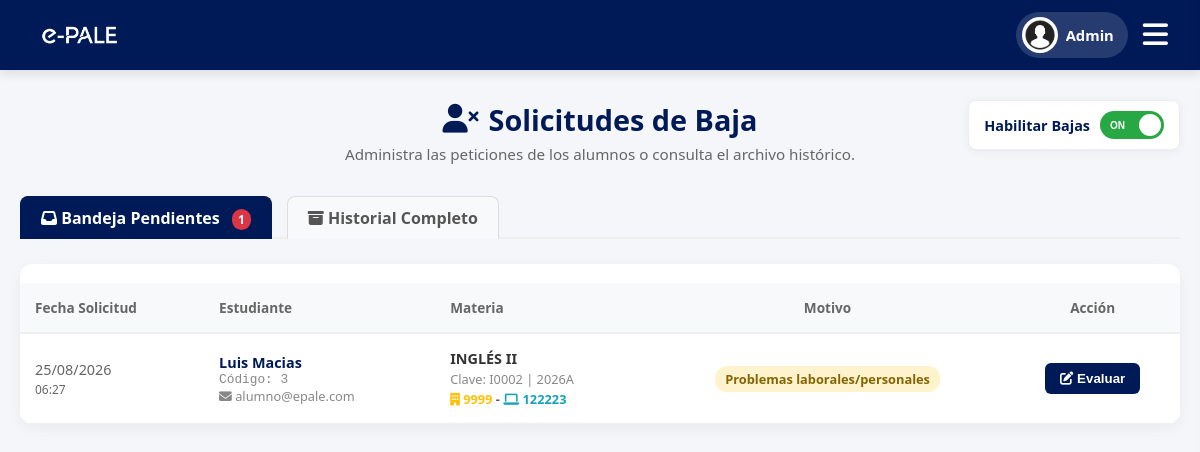
Page /admin/solicitudes.php (signed in) on the earlier database version.
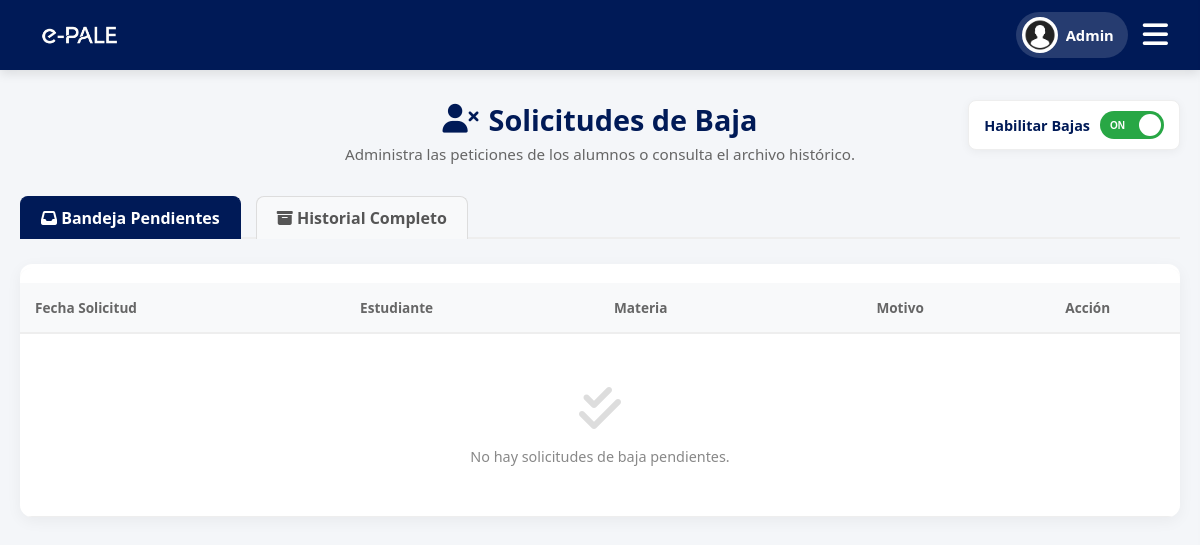
Same page on the later database version.
### tables this page shows
CREATE TABLE IF NOT EXISTS `solicitudes_bajas` (
  `solicitud_id` int NOT NULL AUTO_INCREMENT,
  `inscripcion_id` int NOT NULL,
  `motivo` varchar(255) NOT NULL,
  `descripcion` text,
  `estatus` enum('PENDIENTE','APROBADA','RECHAZADA','CANCELADA') DEFAULT 'PENDIENTE',
  `respuesta_admin` text,
  `fecha_solicitud` timestamp NULL DEFAULT CURRENT_TIMESTAMP,
  `fecha_respuesta` timestamp NULL DEFAULT NULL,
  PRIMARY KEY (`solicitud_id`),
  KEY `inscripcion_id` (`inscripcion_id`)
);

CREATE TABLE IF NOT EXISTS `usuarios` (
  `usuario_id` int NOT NULL AUTO_INCREMENT,
  `codigo` varchar(20) DEFAULT NULL,
  `nombre` varchar(50) NOT NULL,
  `apellido_paterno` varchar(50) NOT NULL,
  `apellido_materno` varchar(50) DEFAULT NULL,
  `correo` varchar(100) NOT NULL,
  `password` varchar(255) DEFAULT NULL,
  `telefono` varchar(20) DEFAULT NULL,
  `rol` enum('ADMIN','PROFESOR','ALUMNO') NOT NULL,
  `estatus` enum('ACTIVO','INACTIVO') DEFAULT 'ACTIVO',
  `genero` enum('MASCULINO','FEMENINO','OTRO') DEFAULT NULL,
  `periodo_ingreso` varchar(20) DEFAULT NULL,
  `foto_perfil` varchar(255) DEFAULT NULL,
  `google_id` varchar(255) DEFAULT NULL,
  `fecha_creacion` timestamp NULL DEFAULT CURRENT_TIMESTAMP,
  `fecha_cambio_password` timestamp NULL DEFAULT NULL,
  PRIMARY KEY (`usuario_id`),
  UNIQUE KEY `correo` (`correo`),
  UNIQUE KEY `codigo` (`codigo`)
);

CREATE TABLE IF NOT EXISTS `materias` (
  `materia_id` int NOT NULL AUTO_INCREMENT,
  `clave` varchar(10) NOT NULL,
  `nombre` varchar(50) NOT NULL,
  `nivel` int NOT NULL,
  PRIMARY KEY (`materia_id`),
  UNIQUE KEY `clave` (`clave`)
);

CREATE TABLE IF NOT EXISTS `ciclos` (
  `ciclo_id` int NOT NULL AUTO_INCREMENT,
  `nombre` varchar(10) NOT NULL,
  `activo` tinyint(1) DEFAULT '1',
  PRIMARY KEY (`ciclo_id`)
);

CREATE TABLE IF NOT EXISTS `grupos` (
  `nrc` int NOT NULL,
  `clave_siiau` varchar(50) DEFAULT NULL,
  `materia_id` int NOT NULL,
  `profesor_id` int NOT NULL,
  `ciclo_id` int NOT NULL,
  `cupo` int DEFAULT '30',
  `edicion_total` tinyint(1) DEFAULT '0',
  `clave_grupo` varchar(50) DEFAULT NULL,
  `estado` varchar(20) DEFAULT 'ACTIVO',
  PRIMARY KEY (`nrc`),
  KEY `materia_id` (`materia_id`),
  KEY `profesor_id` (`profesor_id`),
  KEY `ciclo_id` (`ciclo_id`)
);

### admin/solicitudes.php (the view, shortened to what the changed rows need)
<?php
require '../db.php';
$vista = isset($_GET['vista']) ? $_GET['vista'] : 'pendientes';
$busqueda = isset($_GET['q']) ? trim($_GET['q']) : '';
$condiciones = [];
$params = [];
if ($vista === 'historial') {
    $condiciones[] = "sb.estatus != 'PENDIENTE'";
    if (!empty($_GET['fecha'])) {
        $condiciones[] = "DATE(sb.fecha_solicitud) = ?";
        $params[] = preg_replace('/[^0-9\-]/', '', $_GET['fecha']);
    }
    if (!empty($busqueda)) {
        $condiciones[] = "(u.codigo LIKE ? OR u.nombre LIKE ? OR u.apellido_paterno LIKE ?)";
        $q_like = "%$busqueda%";
        $params[] = $q_like;
        $params[] = $q_like;
        $params[] = $q_like;
    }
    $orden = "sb.fecha_solicitud DESC";
} else {
    $condiciones[] = "sb.estatus = 'PENDIENTE'";
    $orden = "sb.fecha_solicitud ASC";
}
$where_clause = implode(' AND ', $condiciones);
$sql = "SELECT sb.*, u.nombre, u.apellido_paterno, u.codigo, u.correo,
               m.materia_id, m.nombre AS materia, m.nivel, m.clave AS clave_materia, c.nombre AS ciclo, g.nrc, g.clave_grupo
        FROM solicitudes_bajas sb
        JOIN inscripciones i ON sb.inscripcion_id = i.inscripcion_id
        JOIN alumnos a ON i.alumno_id = a.alumno_id
        JOIN usuarios u ON a.usuario_id = u.usuario_id
        JOIN grupos g ON i.nrc = g.nrc
        JOIN materias m ON g.materia_id = m.materia_id
        JOIN ciclos c ON g.ciclo_id = c.ciclo_id
        WHERE $where_clause
        ORDER BY $orden";
$stmt = $pdo->prepare($sql);
$stmt->execute($params);
$solicitudes = $stmt->fetchAll(PDO::FETCH_ASSOC);
$total_pendientes = $pdo->query("SELECT COUNT(*) FROM solicitudes_bajas WHERE estatus = 'PENDIENTE'")->fetchColumn();
?>
<!DOCTYPE html>
<html lang="es">
<head>
    <link rel="stylesheet" href="../css/estilos.css?v=<?php echo time(); ?>">
    <link rel="stylesheet" href="../css/admin.css?v=<?php echo time(); ?>">
    <link rel="stylesheet" href="https://cdnjs.cloudflare.com/ajax/libs/font-awesome/6.4.0/css/all.min.css">
</head>
<body>
    <main class="main-content">
        <div class="page-title-center" style="margin-bottom: 20px; position: relative;">
            <h1><i class="fas fa-user-xmark"></i> Solicitudes de Baja</h1>
        </div>
        <div class="tabs-container">
            <a href="?vista=pendientes" class="btn-tab <?php echo $vista == 'pendientes' ? 'active' : ''; ?>">
                <i class="fas fa-inbox"></i> Bandeja Pendientes
                <?php if ($total_pendientes > 0): ?><span class="badge-tab"><?php echo $total_pendientes; ?></span><?php endif; ?>
            </a>
        </div>
        <div class="card" style="padding: 0; overflow: hidden;">
            <div class="table-wrapper" style="overflow-x:auto;">
                <table class="history-table" style="width: 100%; border-collapse: collapse;">
                    <thead>
                        <tr>
                            <th style="padding: 15px; text-align: left; background-color: #f8f9fa; border-bottom: 2px solid #eee;">Fecha Solicitud</th>
                            <th style="padding: 15px; text-align: left; background-color: #f8f9fa; border-bottom: 2px solid #eee;">Estudiante</th>
                            <th style="padding: 15px; text-align: left; background-color: #f8f9fa; border-bottom: 2px solid #eee;">Materia</th>
                            <th style="padding: 15px; text-align: center; background-color: #f8f9fa; border-bottom: 2px solid #eee;">
                                <?php echo ($vista == 'pendientes') ? 'Motivo' : 'Estatus Final'; ?>
                            </th>
                            <th style="padding: 15px; text-align: center; background-color: #f8f9fa; border-bottom: 2px solid #eee;">Acción</th>
                        </tr>
                    </thead>
                    <tbody>
                        <?php if (count($solicitudes) > 0): ?>
                            <?php foreach ($solicitudes as $s): ?>
                                <tr style="border-bottom: 1px solid #eee;">
                                    <td style="padding: 15px; color: #666; font-size: 0.9rem;">
                                        <?php echo date('d/m/Y', strtotime($s['fecha_solicitud'])); ?><br>
                                        <small><?php echo date('H:i', strtotime($s['fecha_solicitud'])); ?></small>
                                    </td>
                                    <td style="padding: 15px;">
                                        <div style="font-weight: bold; color: var(--udg-blue);"><?php echo htmlspecialchars($s['nombre'] . ' ' . $s['apellido_paterno']); ?></div>
                                        <div style="font-size: 0.8rem; color: #888; font-family: monospace;">Código: <?php echo htmlspecialchars($s['codigo']); ?></div>
                                        <div style="font-size: 0.8rem; color: #888;"><i class="fas fa-envelope"></i> <?php echo htmlspecialchars($s['correo']); ?></div>
                                    </td>
                                    <td style="padding: 15px;">
                                        <div style="font-weight: bold; color: #333;"><?php echo htmlspecialchars($s['materia']) . ' ' . $s['nivel_romano']; ?></div>
                                        <div style="font-size: 0.8rem; color: #888; margin-top:2px;">Clave: <?php echo htmlspecialchars($s['clave_materia'] ?? $s['clave_grupo']); ?> | <?php echo htmlspecialchars($s['ciclo']); ?></div>
                                        <div style="font-size: 0.8rem; color: #555; margin-top:2px; font-weight:bold;">
                                            <span style="color:#ffc107;"><i class="fas fa-building"></i> <?php echo $s['nrc_presencial']; ?></span> -
                                            <span style="color:#17a2b8;"><i class="fas fa-laptop"></i> <?php echo $s['nrc_virtual']; ?></span>
                                        </div>
                                    </td>
                                    <td style="padding: 15px; text-align: center;">
                                        <?php if ($vista == 'pendientes'): ?>
                                            <span style="background: #fff3cd; color: #856404; padding: 4px 10px; border-radius: 12px; font-size: 0.8rem; font-weight: bold;"><?php echo htmlspecialchars($s['motivo']); ?></span>
                                        <?php endif; ?>
                                    </td>
                                    <td style="padding: 15px; text-align: center;">
                                        <?php if ($vista == 'pendientes'): ?>
                                            <button onclick="abrirReview(<?php echo htmlspecialchars(json_encode($s), ENT_QUOTES, 'UTF-8'); ?>)" style="background: var(--udg-blue); color: white; border: none; padding: 8px 15px; border-radius: 6px; cursor: pointer; font-weight: bold;">
                                                <i class="fas fa-edit"></i> Evaluar
                                            </button>
                                        <?php else: ?>
                                            <button onclick="abrirReview(<?php echo htmlspecialchars(json_encode($s), ENT_QUOTES, 'UTF-8'); ?>)" style="background: #f1f3f5; color: #555; border: 1px solid #ccc; padding: 8px 15px; border-radius: 6px; cursor: pointer; font-weight: bold;">
                                                <i class="fas fa-eye"></i> Detalles
                                            </button>
                                        <?php endif; ?>
                                    </td>
                                </tr>
                            <?php endforeach; ?>
                        <?php else: ?>
                            <tr>
                                <td colspan="<?php echo ($vista == 'historial') ? '7' : '5'; ?>" style="text-align: center; padding: 50px 20px; color: #888;">
                                    <?php if ($vista == 'pendientes'): ?>
                                        <i class="fas fa-check-double" style="font-size: 3rem; color: #ddd; margin-bottom: 15px; display: block;"></i>
                                        No hay solicitudes de baja pendientes.
                                    <?php else: ?>
                                        <i class="fas fa-archive" style="font-size: 3rem; color: #ddd; margin-bottom: 15px; display: block;"></i>
                                        El historial está vacío.
                                    <?php endif; ?>
                                </td>
                            </tr>
                        <?php endif; ?>
                    </tbody>
                </table>
            </div>
        </div>
    </main>
</body>
</html>

Differences in the rows shown:
no longer on this page (row edited): solicitudes_bajas: fecha_solicitud "25/08/2026", fecha_solicitud "06:27", usuarios.nombre+apellido_paterno "Luis Macias", usuarios.codigo "3", usuarios.correo "alumno@epale.com", materias.nombre "INGLÉS", nivel_romano "II", materias.clave "I0002", ciclos.nombre "2026A", grupos.nrc "9999", nrc_virtual "122223", motivo "Problemas laborales/personales"
Other differences:
$total_pendientes: "1" → (not shown)
text now shown: "No hay solicitudes de baja pendientes."
